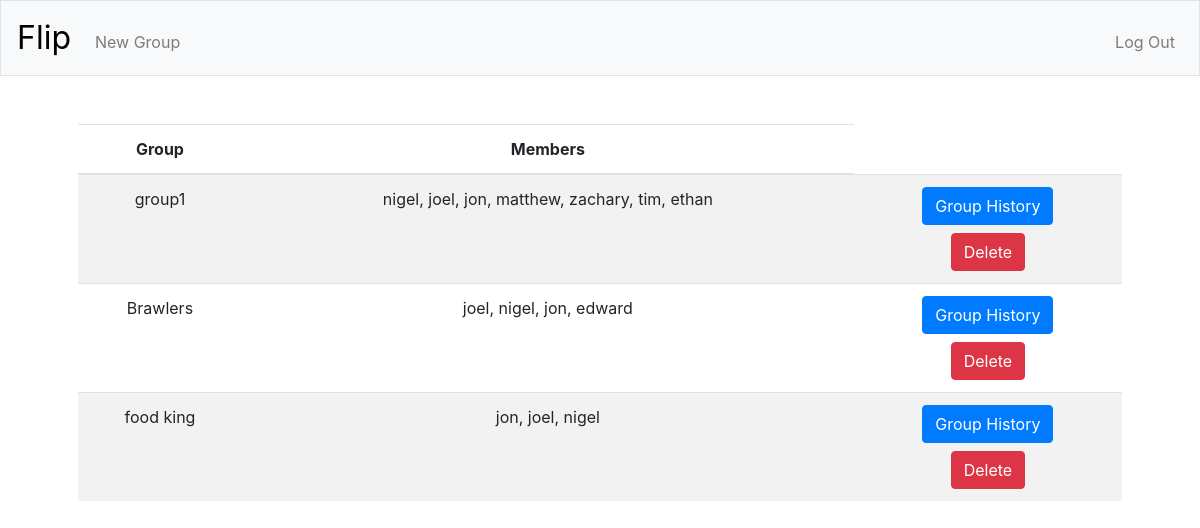
Screenshot of / (signed in) with the database file from the repository.
### tables this page shows
CREATE TABLE membership (user_id INTEGER, group_id INTEGER, FOREIGN KEY(user_id) REFERENCES users(id), FOREIGN KEY(group_id) REFERENCES groups(id));

CREATE TABLE groups (id INTEGER, group_name TEXT NOT NULL, size INTEGER, PRIMARY KEY(id));

### application.py (the view)
@app.route("/")
@login_required
def index():
    groups = db.execute(
        "SELECT group_name, group_id FROM groups JOIN membership ON groups.id = membership.group_id JOIN users ON membership.user_id = users.id WHERE user_id = ?"
        , session["user_id"])
    for group in groups:
        members = db.execute("SELECT username from users JOIN membership ON users.id = membership.user_id JOIN groups ON membership.group_id = groups.id WHERE group_name = ?", group["group_name"])
        for i, member in enumerate(members):
            if i == 0:
                group["string"] = member["username"]
            else:
                group["string"] += ", "
                group["string"] += member["username"]
    return render_template("index.html", groups=groups)
    return apology("TODO")

### application.py (called while the page is built)
@app.after_request
def after_request(response):
    response.headers["Cache-Control"] = "no-cache, no-store, must-revalidate"
    response.headers["Expires"] = 0
    response.headers["Pragma"] = "no-cache"
    return response

### helpers.py (called while the page is built)
def login_required(f):
    @wraps(f)
    def decorated_function(*args, **kwargs):
        if session.get("user_id") is None:
            return redirect("/login")
        return f(*args, *kwargs)
    return decorated_function

### templates/index.html (shortened to what this page needs)
{% extends "layout.html" %}
{% block main %}
<table class="table table-striped">
    <thead>
        <tr>
            <th>Group</th>
            <th>Members</th>
        </tr>
    </thead>
    <tbody>
        {% for group in groups %}
        <tr>
            <td>{{ group.group_name }}</td>
            <td>{{ group.string }}</td>
            <td>
                <form action="/transactions" method="post">
                    <button type="submit" class="btn btn-primary" value="Group History">Group History</button>
                </form>
                <button type="button" id="delete_group" class="btn btn-danger mt-2"  value="{{group.group_id}}">Delete</button>
            </td>
        </tr>
        {% endfor %}
    </tbody>
</table>
{% endblock %}

### rows the page displays
membership: group_name "group1", string "nigel, joel, jon, matthew, zachary, tim, ethan", {{ group.group_id }} 1 (drawn)
membership: group_name "Brawlers", string "joel, nigel, jon, edward", {{ group.group_id }} 3 (drawn)
membership: group_name "food king", string "jon, joel, nigel", {{ group.group_id }} 4 (drawn)
